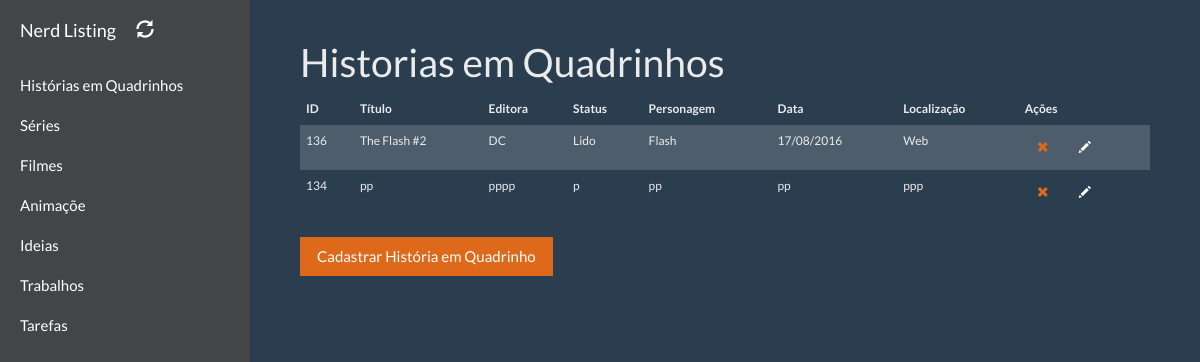
The page /hqs/index.php on the database its author committed.
### tables this page shows
CREATE TABLE `hqs` (
  `id` int(255) NOT NULL,
  `titulo` varchar(255) NOT NULL,
  `editora` varchar(255) NOT NULL,
  `status` varchar(255) NOT NULL,
  `personagem` varchar(255) NOT NULL,
  `data` varchar(255) NOT NULL,
  `loc` varchar(255) NOT NULL
);

### hqs/index.php (the view, shortened to what this page needs)
<?php
require_once '../header.php';
require_once '../connect.php';
?>
<div class=" col-md-12">
    <div id="page-content-wrapper">
        <div class="container-fluid">
            <h1>Historias em Quadrinhos</h1>
            <div class="row">
                <div class="col-md-12">
                    <table class="table table-striped table-hover ">
                        <thead>
                            <tr>
                                <th>ID</th>
                                <th>Título</th>
                                <th>Editora</th>
                                <th>Status</th>
                                <th>Personagem</th>
                                <th>Data</th>
                                <th>Localização</th>
                                <th>Ações</th>
                            </tr>
                        </thead>
                        <tbody>
                            <?php
                            $buscahqs = $pdo->prepare("SELECT * FROM hqs ORDER BY id DESC LIMIT 10");
                            $buscahqs->execute();
                            $linha = $buscahqs->fetchALL(PDO::FETCH_ASSOC);
                            foreach ($linha as $listar) {
                                echo "<tr class=" . "" . ">";
                                echo "<td>" . $listar["id"] . "</td>";
                                echo "<td>" . $listar["titulo"] . "</td>";
                                echo "<td>" . $listar["editora"] . "</td>";
                                echo "<td>" . $listar["status"] . "</td>";
                                echo "<td>" . $listar["personagem"] . "</td>";
                                echo "<td>" . $listar["data"] . "</td>";
                                echo "<td>" . $listar["loc"] . "</td>";
                                echo '<td><form  action="" method="POST" id="formulario_d">'
                                . ' <input style="display: none;" type="text" class="form-control" id="id" value="' . $listar["id"] . '"  id="id" name="id" >'
                                . '<button  type="submit" class="btn-link  btn-sm"><i style="" class="glyphicon glyphicon-remove "></i></button>'
                                . '<a href="update.php?id=' . $listar["id"] . '"><span  style=" left: 8px;"  class="glyphicon glyphicon-pencil btn-sm "></span></a>'
                                . '</form>'
                                . '</td>';
                                echo "</tr>";
                            }
                            ?>
                        </tbody>
                    </table>
                </div>
            </div>
            <div class="col-md-12">
            </div>
            <div class="row">
                <div class="col-md-12">
                    <div class="btn-group-vertical">
                        <a href="cadastro.php" class="btn btn-primary ">Cadastrar História em Quadrinho</a>
                    </div>
                </div>
            </div>
        </div>
    </div>
</div>
<?php require_once '../footer.php'; ?>
</html>

### custom/simple-sidebar.css (style rules this page uses)
body { overflow-x: hidden; }
#page-content-wrapper { width: 100%; position: absolute; padding: 15px; }
@media (min-width:768px) { #page-content-wrapper { padding: 20px; position: relative; } }

### rows shown on the page
hqs: id "136", titulo "The Flash #2", editora "DC", status "Lido", personagem "Flash", data "17/08/2016", loc "Web"
hqs: id "134", titulo "pp", editora "pppp", status "p", personagem "pp", data "pp", loc "ppp"

### other values the page prints
$title "Nerd Listing"
